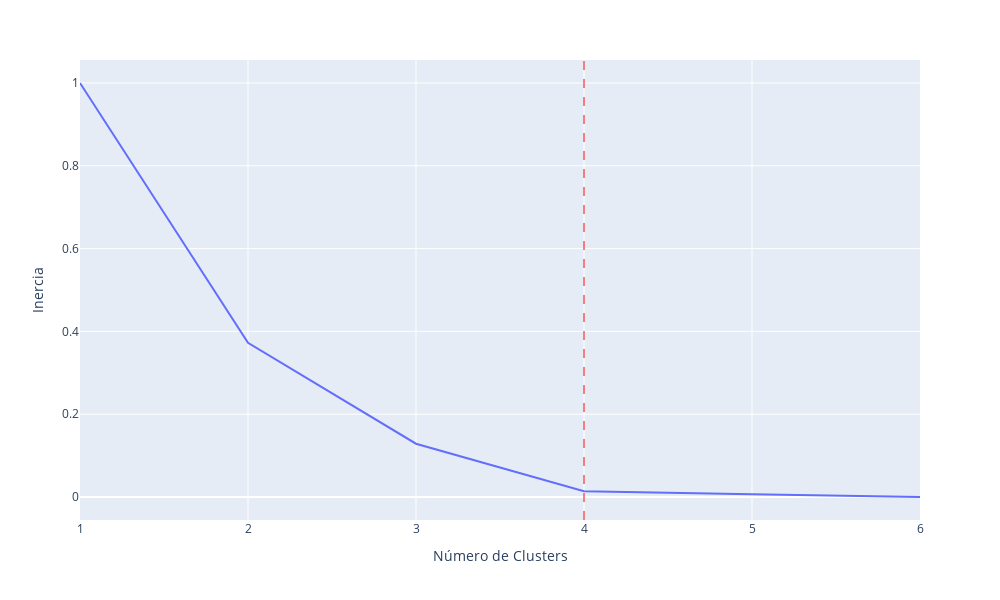

Notebook source saved alongside this figure:
### Markdown cell above
Calculando a inercia do modelo com 1-6 clusters

### Code cell
ine = []
for i in range(1,7):
    km = KMeans(n_clusters=i)
    km.fit(aux_data)
    ine += [km.inertia_]

inertia = normalize_(ine)
inertia
kl = KneeLocator(range(1,7), ine, curve="convex", direction='decreasing', S=2)
fig2 = px.line(x = range(1,7), y = inertia, labels={"y": "Inercia", "x": "Número de Clusters"}, width = 1000, height = 600)
fig2.add_vline(x=kl.knee+1, line_width=1, line_dash="dash", line_color="red")
fig2.show()
inertia
kl.knee

### Figure 1 — Plotly figure (JSON) as saved in the notebook; plotly's stock layout.template omitted (floating-point values rounded to 4 significant figures)
{"data": [{"hovertemplate": "Número de Clusters=%{x}<br>Inercia=%{y}<extra></extra>", "legendgroup": "", "line": {"color": "#636efa", "dash": "solid"}, "marker": {"symbol": "circle"}, "mode": "lines", "name": "", "orientation": "v", "showlegend": false, "type": "scatter", "x": [1, 2, 3, 4, 5, 6], "xaxis": "x", "y": [1, 0.3726, 0.1287, 0.01408, 0.006746, 0], "yaxis": "y"}], "layout": {"height": 600, "legend": {"tracegroupgap": 0}, "margin": {"t": 60}, "shapes": [{"line": {"color": "red", "dash": "dash", "width": 1}, "type": "line", "x0": 4, "x1": 4, "xref": "x", "y0": 0, "y1": 1, "yref": "y domain"}], "width": 1000, "xaxis": {"anchor": "y", "domain": [0, 1], "title": {"text": "Número de Clusters"}}, "yaxis": {"anchor": "x", "domain": [0, 1], "title": {"text": "Inercia"}}}}
